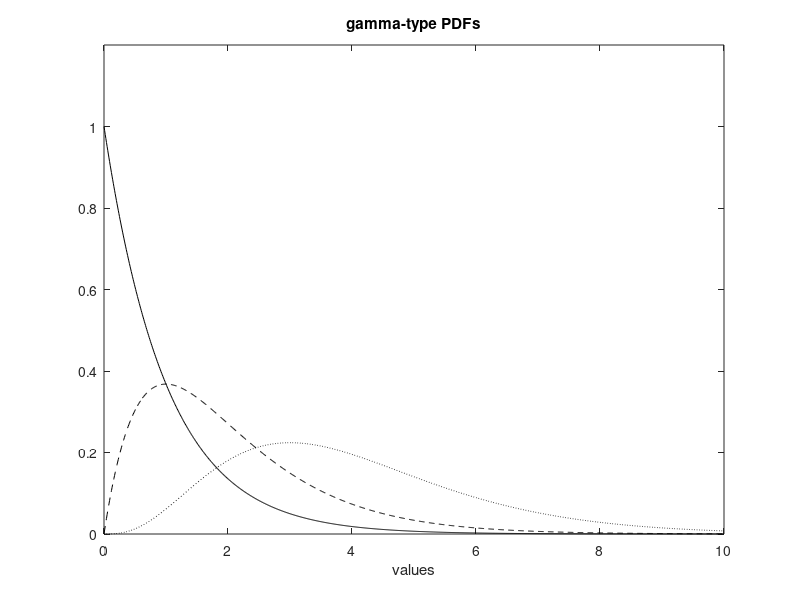

This chart was generated by the following MATLAB code:
% Gamma-type PDFs
v=0:0.01:10;                    %values set
alpha=1; beta=1;                %random variable parameters
ypdf=gampdf(v,alpha,beta);      %gamma-type PDF
plot(v,ypdf,'k'); hold on;      %plots figure
axis([0 10 0 1.2]);
alpha=2; beta=1;                %random variable parameters
ypdf=gampdf(v,alpha,beta);      %gamma-type PDF
plot(v,ypdf,'--k'); hold on;    %plots figure
alpha=4; beta=1;                %random variable parameters
ypdf=gampdf(v,alpha,beta);      %gamma-type PDF
plot(v,ypdf,':k'); 
hold on;                        %plots figure
xlabel('values'); 
title('gamma-type PDFs');
